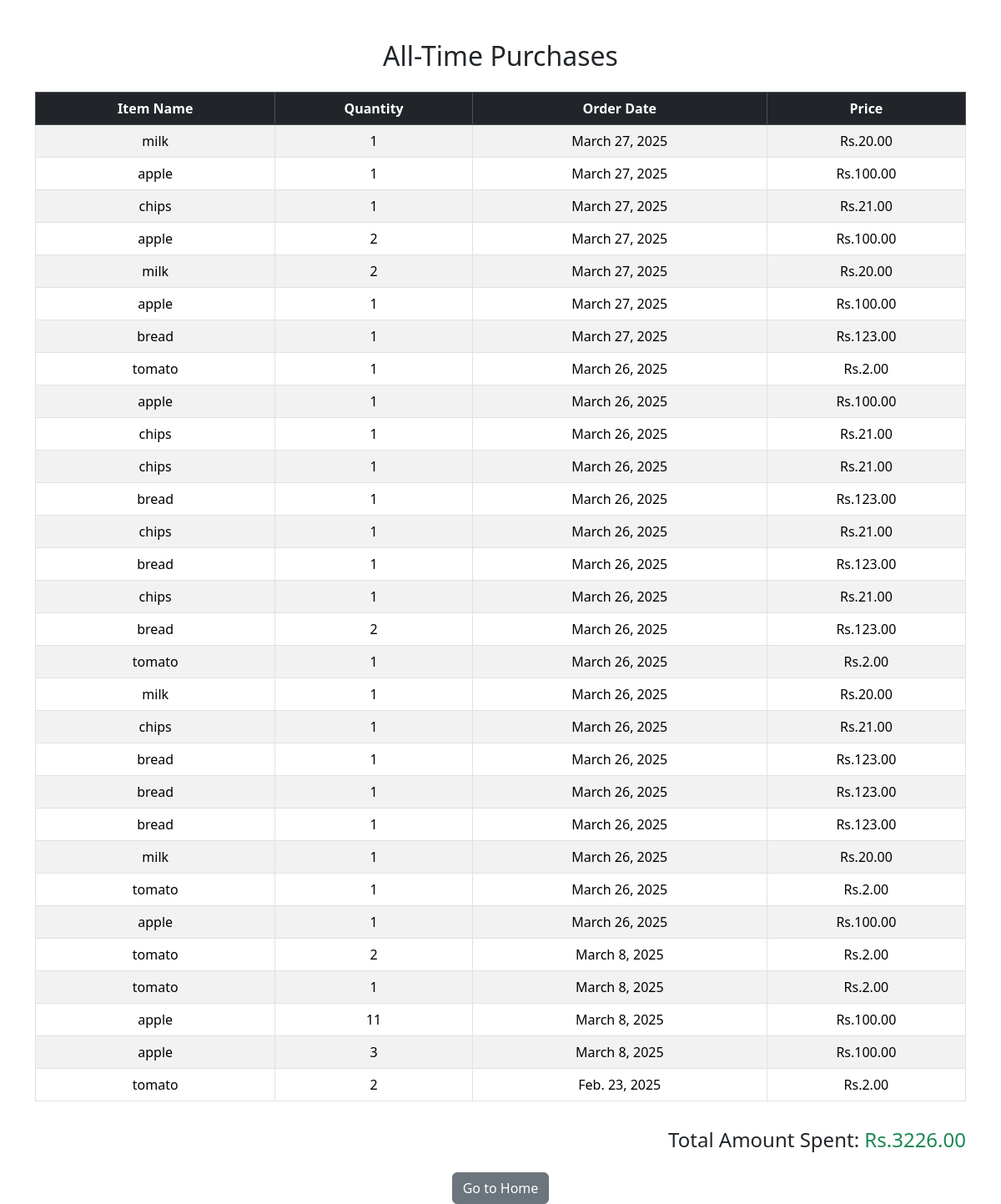
The page /customer/alltime/ (signed in) on the database its author committed.
### firstapp/models.py (models this page shows, shortened)
class Order(models.Model):
    customer = models.ForeignKey(User, on_delete=models.CASCADE)
    item = models.ForeignKey(Item, on_delete=models.CASCADE)
    quantity = models.PositiveIntegerField()
    order_date = models.DateField(default=datetime.date.today)

class Item(models.Model):
    item_name = models.CharField(max_length=255)
    quantity = models.PositiveIntegerField()
    price = models.DecimalField(max_digits=10, decimal_places=2)

### firstapp/views.py (the view)
# urls.py: path("customer/alltime/", views.customer_alltime, name="customer_alltime"),
def customer_alltime(request):
    user = request.user
    orders = Order.objects.filter(customer=user).order_by("-order_date")
    total_amount = sum(order.quantity * order.item.price for order in orders)
    return render(request, "customer_alltime.html", {"orders": orders, "total_amount": total_amount})

### templates/customer_alltime.html (shortened to what this page needs)
{% if user.is_authenticated %}
{% if user.groups.all.0.name == "customer" %}
{% load bootstrap5 %}
{% bootstrap_css %}
{% block content %}
<div class="container mt-5">
    <h2 class="text-center mb-4">All-Time Purchases</h2>
    {% if orders %}
    <div class="table-responsive">
        <table class="table table-bordered table-striped text-center">
            <thead class="table-dark">
                <tr>
                    <th>Item Name</th>
                    <th>Quantity</th>
                    <th>Order Date</th>
                    <th>Price</th>
                </tr>
            </thead>
            <tbody>
                {% for order in orders %}
                <tr>
                    <td>{{ order.item.item_name }}</td>
                    <td>{{ order.quantity }}</td>
                    <td>{{ order.order_date }}</td>
                    <td>Rs.{{ order.item.price }}</td>
                </tr>
                {% endfor %}
            </tbody>
        </table>
    </div>
    <h4 class="text-end mt-3">Total Amount Spent: <span class="text-success">Rs.{{ total_amount }}</span></h4>
    {% else %}
    <div class="alert alert-info text-center" role="alert">
        No purchase history available.
    </div>
    {% endif %}
    <div class="text-center mt-4">
        <a href="{% url 'firstapp:home' %}" class="btn btn-secondary">Go to Home</a>
    </div>
</div>
{% endblock %}
{% endif %}
{% endif %}

### rows shown on the page
Order: item.item_name "milk", quantity "1", order_date "March 27, 2025", item.price "20.00"
Order: item.item_name "apple", quantity "1", order_date "March 27, 2025", item.price "100.00"
Order: item.item_name "chips", quantity "1", order_date "March 27, 2025", item.price "21.00"
Order: item.item_name "apple", quantity "2", order_date "March 27, 2025", item.price "100.00"
Order: item.item_name "milk", quantity "2", order_date "March 27, 2025", item.price "20.00"
Order: item.item_name "apple", quantity "1", order_date "March 27, 2025", item.price "100.00"
Order: item.item_name "bread", quantity "1", order_date "March 27, 2025", item.price "123.00"
Order: item.item_name "tomato", quantity "1", order_date "March 26, 2025", item.price "2.00"
Order: item.item_name "apple", quantity "1", order_date "March 26, 2025", item.price "100.00"
Order: item.item_name "chips", quantity "1", order_date "March 26, 2025", item.price "21.00"
Order: item.item_name "chips", quantity "1", order_date "March 26, 2025", item.price "21.00"
Order: item.item_name "bread", quantity "1", order_date "March 26, 2025", item.price "123.00"
Order: item.item_name "chips", quantity "1", order_date "March 26, 2025", item.price "21.00"
Order: item.item_name "bread", quantity "1", order_date "March 26, 2025", item.price "123.00"
Order: item.item_name "chips", quantity "1", order_date "March 26, 2025", item.price "21.00"
Order: item.item_name "bread", quantity "2", order_date "March 26, 2025", item.price "123.00"
Order: item.item_name "tomato", quantity "1", order_date "March 26, 2025", item.price "2.00"
Order: item.item_name "milk", quantity "1", order_date "March 26, 2025", item.price "20.00"
Order: item.item_name "chips", quantity "1", order_date "March 26, 2025", item.price "21.00"
Order: item.item_name "bread", quantity "1", order_date "March 26, 2025", item.price "123.00"
Order: item.item_name "bread", quantity "1", order_date "March 26, 2025", item.price "123.00"
Order: item.item_name "bread", quantity "1", order_date "March 26, 2025", item.price "123.00"
Order: item.item_name "milk", quantity "1", order_date "March 26, 2025", item.price "20.00"
Order: item.item_name "tomato", quantity "1", order_date "March 26, 2025", item.price "2.00"
Order: item.item_name "apple", quantity "1", order_date "March 26, 2025", item.price "100.00"
Order: item.item_name "tomato", quantity "2", order_date "March 8, 2025", item.price "2.00"
Order: item.item_name "tomato", quantity "1", order_date "March 8, 2025", item.price "2.00"
Order: item.item_name "apple", quantity "11", order_date "March 8, 2025", item.price "100.00"
Order: item.item_name "apple", quantity "3", order_date "March 8, 2025", item.price "100.00"
Order: item.item_name "tomato", quantity "2", order_date "Feb. 23, 2025", item.price "2.00"

### other values the page prints
{{ total_amount }} "3226.00"
